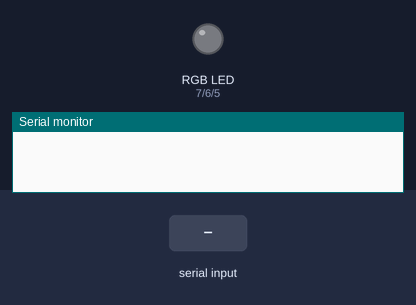
Simulated run of this sketch. Board: Arduino Uno, built with avr-gcc and run on an emulated ATmega328P. Shown: an RGB LED mixed from three pins (HIGH = lit), the last lines printed to the serial monitor. The inputs (shaded band) are chosen by the test bench.

Above: at 1.2 s.
1.3 s: byte 107 ('k') received over Serial
At 1.76 s:
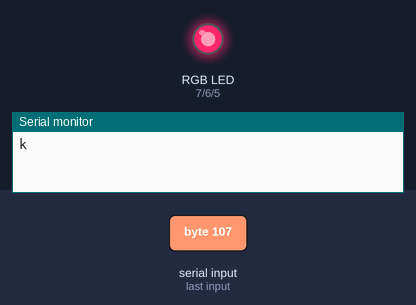
4.3 s: "a\n" received over Serial
7.3 s: byte 98 ('b') received over Serial
At 8.4 s:
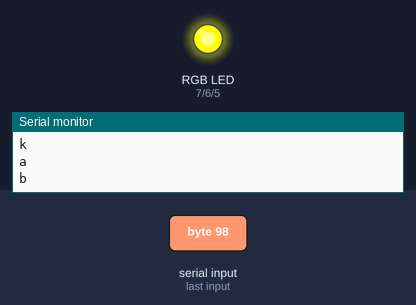
8.8 s: byte 99 ('c') received over Serial
At 9.6 s:
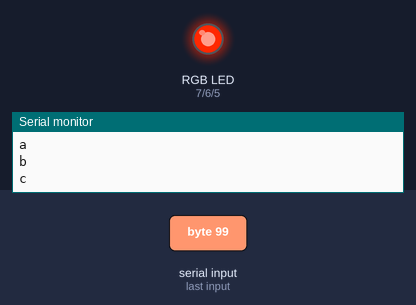
10.3 s: byte 100 ('d') received over Serial
At 10.7 s:
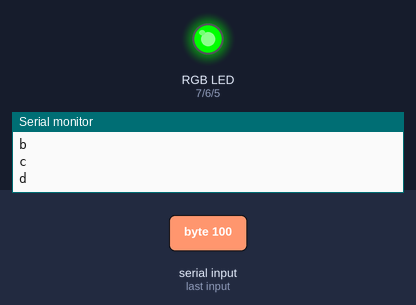
11.8 s: byte 101 ('e') received over Serial
At 13.1 s:
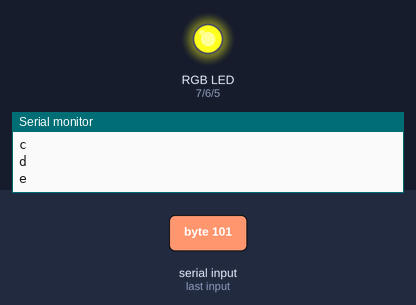
Timing chart, 0 to 14.3 s (numbered marks = the images above; inputs shaded):
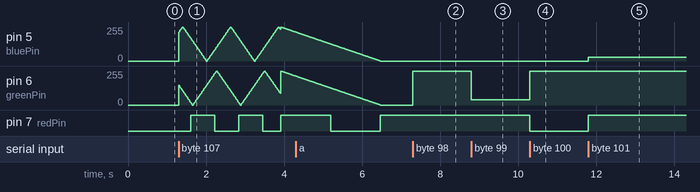

The sketch:

SmartBluetoothLamp.ino
```cpp
#include<Arduino.h>
char Incoming_value = 0;
const int fadeDelay = 10; // Delay between each color step
const int maxBrightness = 255; // Maximum brightness level
class colorCode{

 public:
    int red;
    int green;
    int blue;

    colorCode(int r,int g,int b){
        red = r;
        green = g;
        blue = b;
    }

};
int redPin = 7;
int greenPin = 6;
int bluePin =5;

  colorCode rd(255,0,0);   //a
  colorCode yl(255,255,0);  //b
  colorCode orn(255,40,0);  //c
  colorCode gr(0,255,0);    //d
  colorCode yg(160,255,30);   //e
  colorCode vi(128,0,128);    //f
  colorCode aq(0,255,255);    //g
  colorCode wh(255,255,255);   //h
  colorCode bl(0,0,255);       //i
  colorCode mn(215,0,80);
  colorCode black(0,0,0);


//uncomment this line if using a Common Anode LED
//#define COMMON_ANODE

void fadeRGB(colorCode c) {
  int targetRed = c.red;
  int targetGreen = c.green;
  int targetBlue = c.blue;
    int currentRed = 0;
    int currentGreen = 0;
    int currentBlue = 0;

    // Fade up to the target color
    while (currentRed < targetRed || currentGreen < targetGreen || currentBlue < targetBlue) {
        if (currentRed < targetRed) {
            currentRed++;
        }
        if (currentGreen < targetGreen) {
            currentGreen++;
        }
        if (currentBlue < targetBlue) {
            currentBlue++;
        }
        analogWrite(redPin, currentRed);
        analogWrite(greenPin, currentGreen);
        analogWrite(bluePin, currentBlue);
        delay(fadeDelay);
    }

    // Fade down to off
    while (currentRed > 0 || currentGreen > 0 || currentBlue > 0) {
        if (currentRed > 0) {
            currentRed--;
        }
        if (currentGreen > 0) {
            currentGreen--;
        }
        if (currentBlue > 0) {
            currentBlue--;
        }
        analogWrite(redPin, currentRed);
        analogWrite(greenPin, currentGreen);
        analogWrite(bluePin, currentBlue);
        delay(fadeDelay);
    }
}

void setup()
{
  Serial.begin(9600);
  pinMode(redPin, OUTPUT);
  pinMode(greenPin, OUTPUT);
  pinMode(bluePin, OUTPUT);
}

void loop()
{
   if(Serial.available() > 0)
  {
    Incoming_value = Serial.read();
    Serial.print(Incoming_value);
    Serial.print("\n");
    if(Incoming_value == 'a')
      setColor(rd);
    else if(Incoming_value == 'b')
      setColor(yl);
    if(Incoming_value == 'c')
      setColor(orn);
    if(Incoming_value == 'd')
      setColor(gr);
    if(Incoming_value == 'e')
      setColor(yg);
    if(Incoming_value == 'f')
      setColor(vi);
    if(Incoming_value == 'g')
      setColor(aq);
    if(Incoming_value == 'h')
      setColor(wh);
    if(Incoming_value == 'i')
      setColor(bl);
    if(Incoming_value == 'j')
      setColor(mn);
    if(Incoming_value == 'k')
      party();
    if(Incoming_value == 'l')
      night();
    else if(Incoming_value == '0')
      setColor(black);
  }


}

void setColor(colorCode c)
{
  int r = c.red;
  int g = c.green;
  int b = c.blue;

  #ifdef COMMON_ANODE
    r = 255 - r;
    g = 255 - g;
    b = 255 - b;
  #endif
  analogWrite(redPin, r);
  analogWrite(greenPin, g);
  analogWrite(bluePin, b);
}

void lightUp(int r,int g,int b)
{

  #ifdef COMMON_ANODE
    r = 255 - r;
    g = 255 - g;
    b = 255 - b;
  #endif
  analogWrite(redPin, r);
  analogWrite(greenPin, g);
  analogWrite(bluePin, b);
}


void party() {
    for (int hue = 0; hue < 255; hue++) {
        // Convert hue value to RGB color
        int red = rainbowColor(hue + 0);
        int green = rainbowColor(hue + 85);
        int blue = rainbowColor(hue + 170);

        // Set the RGB LED to the calculated color
        analogWrite(redPin, red);
        analogWrite(greenPin, green);
        analogWrite(bluePin, blue);

        delay(fadeDelay);
    }

    // Fade out the RGB LED
    for (int brightness = maxBrightness; brightness > 0; brightness--) {
        analogWrite(redPin, brightness);
        analogWrite(greenPin, brightness);
        analogWrite(bluePin, brightness);

        delay(fadeDelay);
    }
}

int rainbowColor(int hue) {
    int phase = hue / 60;
    int remainder = hue % 60;
    int brightness = maxBrightness;
    if (phase % 2 == 0) {
        // Rising part of the color spectrum
        brightness = map(remainder, 0, 59, 0, maxBrightness);
    } else {
        // Falling part of the color spectrum
        brightness = map(remainder, 0, 59, maxBrightness, 0);
    }
    return brightness;
}

void night(){
  for(int i = 0 ; i <= 255 ; i++){
        lightUp(0,0,i);
        delay(50);
  }
  delay(1000);
  for(int i = 255 ; i >= 0 ; i--){
        lightUp(0,0,i);
        delay(50);
 }
 delay(1000); // blue
   for(int i = 0 ; i <= 255 ; i++){
        lightUp(0,i,0);
        delay(50);
  }
  delay(1000);
  for(int i = 255 ; i >= 0 ; i--){
        lightUp(0,i,0);
        delay(50);
 }
 delay(1000); // green
  for(int i = 0 ; i <= 255 ; i++){
        lightUp(0,i,i);
        delay(50);
  }
  delay(1000);
  for(int i = 255 ; i >= 0 ; i--){
        lightUp(0,i,i);
        delay(50);
 }
 delay(1000); // aqua
}
```

Measured:
- after the input at 1.3 s, pin 7 (redPin): goes HIGH 0.61 s, LOW 0.61 s, HIGH 0.61 s, LOW 0.46 s, then HIGH, starting after 0.31 s
- after the input at 7.3 s, pin 6 (greenPin): 0/255 → 255/255 at once
- after the input at 8.8 s, pin 6 (greenPin): 255/255 → 40/255 at once
- after the input at 10.3 s, pin 6 (greenPin): 40/255 → 255/255 at once; pin 7 (redPin): HIGH → LOW at once
- after the input at 11.8 s, pin 5 (bluePin): 0/255 → 30/255 at once; pin 7 (redPin): LOW → HIGH at once
